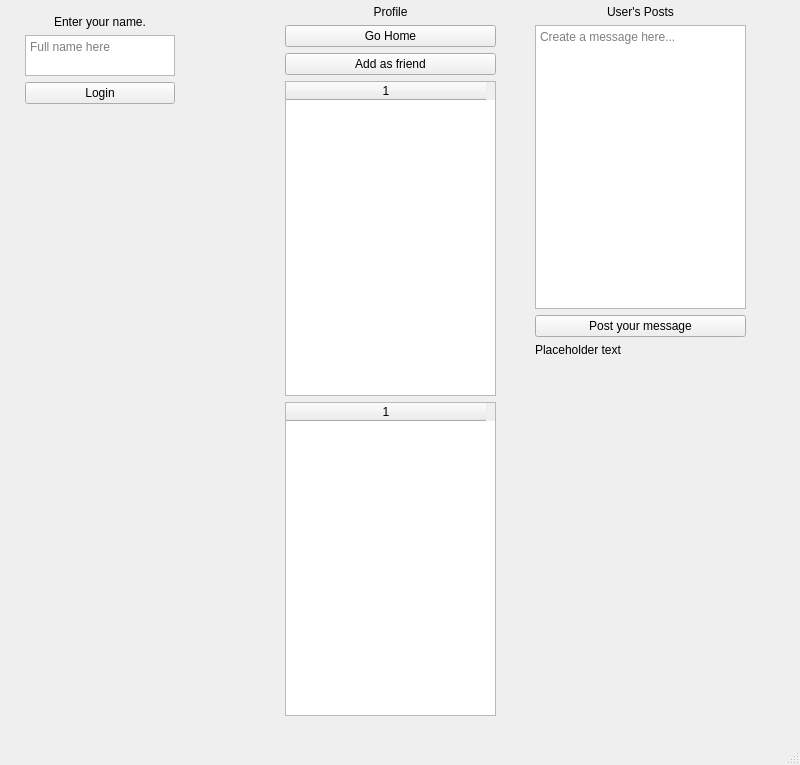
<?xml version="1.0" encoding="UTF-8"?>
<ui version="4.0">
 <class>SocialNetworkWindow</class>
 <widget class="QMainWindow" name="SocialNetworkWindow">
  <property name="geometry">
   <rect>
    <x>0</x>
    <y>0</y>
    <width>800</width>
    <height>765</height>
   </rect>
  </property>
  <property name="windowTitle">
   <string>SocialNetworkWindow</string>
  </property>
  <widget class="QWidget" name="centralwidget">
   <widget class="QWidget" name="verticalLayoutWidget">
    <property name="geometry">
     <rect>
      <x>20</x>
      <y>10</y>
      <width>160</width>
      <height>99</height>
     </rect>
    </property>
    <layout class="QVBoxLayout" name="loginLayout">
     <property name="leftMargin">
      <number>5</number>
     </property>
     <property name="topMargin">
      <number>5</number>
     </property>
     <property name="rightMargin">
      <number>5</number>
     </property>
     <property name="bottomMargin">
      <number>5</number>
     </property>
     <item>
      <widget class="QLabel" name="namePrompt">
       <property name="text">
        <string>Enter your name.</string>
       </property>
       <property name="alignment">
        <set>Qt::AlignmentFlag::AlignCenter</set>
       </property>
      </widget>
     </item>
     <item>
      <widget class="QTextEdit" name="nameInput">
       <property name="sizePolicy">
        <sizepolicy hsizetype="Expanding" vsizetype="Expanding">
         <horstretch>0</horstretch>
         <verstretch>0</verstretch>
        </sizepolicy>
       </property>
       <property name="lineWrapMode">
        <enum>QTextEdit::LineWrapMode::WidgetWidth</enum>
       </property>
       <property name="placeholderText">
        <string>Full name here</string>
       </property>
      </widget>
     </item>
     <item>
      <widget class="QPushButton" name="loginButton">
       <property name="text">
        <string>Login</string>
       </property>
      </widget>
     </item>
    </layout>
   </widget>
   <widget class="QWidget" name="verticalLayoutWidget_2">
    <property name="geometry">
     <rect>
      <x>280</x>
      <y>0</y>
      <width>221</width>
      <height>721</height>
     </rect>
    </property>
    <layout class="QVBoxLayout" name="profileLayout">
     <property name="leftMargin">
      <number>5</number>
     </property>
     <property name="topMargin">
      <number>5</number>
     </property>
     <property name="rightMargin">
      <number>5</number>
     </property>
     <property name="bottomMargin">
      <number>5</number>
     </property>
     <item>
      <widget class="QLabel" name="profileName">
       <property name="sizePolicy">
        <sizepolicy hsizetype="Preferred" vsizetype="Fixed">
         <horstretch>0</horstretch>
         <verstretch>0</verstretch>
        </sizepolicy>
       </property>
       <property name="text">
        <string>Profile</string>
       </property>
       <property name="alignment">
        <set>Qt::AlignmentFlag::AlignCenter</set>
       </property>
      </widget>
     </item>
     <item>
      <widget class="QPushButton" name="homeButton">
       <property name="text">
        <string>Go Home</string>
       </property>
      </widget>
     </item>
     <item>
      <widget class="QPushButton" name="addFriendButton">
       <property name="text">
        <string>Add as friend</string>
       </property>
      </widget>
     </item>
     <item>
      <widget class="QTableWidget" name="listOfFriends">
       <property name="sizePolicy">
        <sizepolicy hsizetype="Expanding" vsizetype="Expanding">
         <horstretch>0</horstretch>
         <verstretch>0</verstretch>
        </sizepolicy>
       </property>
       <property name="columnCount">
        <number>1</number>
       </property>
       <attribute name="horizontalHeaderDefaultSectionSize">
        <number>200</number>
       </attribute>
       <attribute name="verticalHeaderVisible">
        <bool>false</bool>
       </attribute>
       <column/>
      </widget>
     </item>
     <item>
      <widget class="QTableWidget" name="suggestedFriends">
       <property name="columnCount">
        <number>1</number>
       </property>
       <attribute name="horizontalHeaderDefaultSectionSize">
        <number>200</number>
       </attribute>
       <attribute name="verticalHeaderVisible">
        <bool>false</bool>
       </attribute>
       <column/>
      </widget>
     </item>
    </layout>
   </widget>
   <widget class="QWidget" name="verticalLayoutWidget_3">
    <property name="geometry">
     <rect>
      <x>530</x>
      <y>0</y>
      <width>221</width>
      <height>631</height>
     </rect>
    </property>
    <layout class="QVBoxLayout" name="postsLayout">
     <property name="leftMargin">
      <number>5</number>
     </property>
     <property name="topMargin">
      <number>5</number>
     </property>
     <property name="rightMargin">
      <number>5</number>
     </property>
     <property name="bottomMargin">
      <number>5</number>
     </property>
     <item>
      <widget class="QLabel" name="postLabel">
       <property name="sizePolicy">
        <sizepolicy hsizetype="Expanding" vsizetype="Fixed">
         <horstretch>0</horstretch>
         <verstretch>0</verstretch>
        </sizepolicy>
       </property>
       <property name="minimumSize">
        <size>
         <width>0</width>
         <height>5</height>
        </size>
       </property>
       <property name="text">
        <string>User's Posts</string>
       </property>
       <property name="alignment">
        <set>Qt::AlignmentFlag::AlignCenter</set>
       </property>
      </widget>
     </item>
     <item>
      <widget class="QTextEdit" name="postEditor">
       <property name="sizePolicy">
        <sizepolicy hsizetype="Expanding" vsizetype="Preferred">
         <horstretch>0</horstretch>
         <verstretch>0</verstretch>
        </sizepolicy>
       </property>
       <property name="minimumSize">
        <size>
         <width>0</width>
         <height>5</height>
        </size>
       </property>
       <property name="placeholderText">
        <string>Create a message here...</string>
       </property>
      </widget>
     </item>
     <item>
      <widget class="QPushButton" name="postButton">
       <property name="text">
        <string>Post your message</string>
       </property>
      </widget>
     </item>
     <item>
      <widget class="QLabel" name="recentPosts">
       <property name="minimumSize">
        <size>
         <width>0</width>
         <height>100</height>
        </size>
       </property>
       <property name="text">
        <string>Placeholder text</string>
       </property>
       <property name="alignment">
        <set>Qt::AlignmentFlag::AlignLeading|Qt::AlignmentFlag::AlignLeft|Qt::AlignmentFlag::AlignTop</set>
       </property>
       <property name="wordWrap">
        <bool>true</bool>
       </property>
      </widget>
     </item>
    </layout>
   </widget>
  </widget>
  <widget class="QMenuBar" name="menubar">
   <property name="geometry">
    <rect>
     <x>0</x>
     <y>0</y>
     <width>800</width>
     <height>17</height>
    </rect>
   </property>
  </widget>
  <widget class="QStatusBar" name="statusbar"/>
 </widget>
 <resources/>
 <connections/>
</ui>
